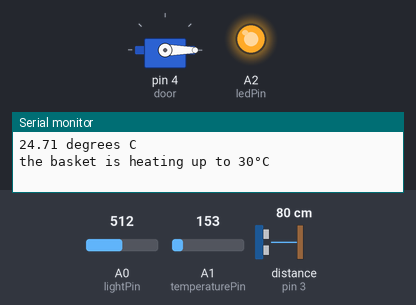
Simulated run of this sketch. Board: Arduino Uno, built with avr-gcc and run on an emulated ATmega328P. On the bench: servo, output pins drawn as LEDs (lit = HIGH), the last lines printed to the serial monitor. Wiring (inferred from the names in the program): ultrasonic range finder: trigger pin 2; echo pin 3. Inputs (shaded band) come from the test bench; at power-on: A1 (temperaturePin) = 153, A0 (lightPin) = 512, distance to the obstacle (sensor on pin 3) 80 cm. The echo pulse lasts 58.3 µs per cm; pins used as bus, display or sensor lines are not drawn.

Above: at 2.3 s.
2.4 s: A1 (temperaturePin) set to 169
6.5 s: A0 (lightPin) set to 682
8.2 s: A0 (lightPin) set to 709
At 9.8 s:
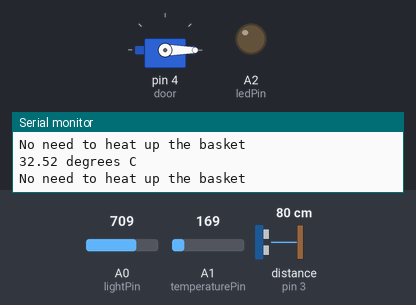
10.5 s: A0 (lightPin) set to 511
At 11.9 s:
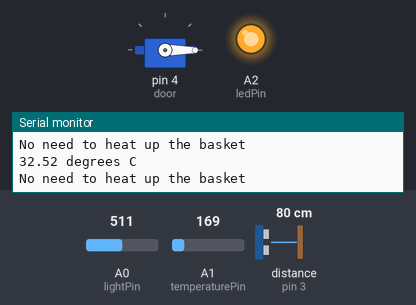
Timing chart, 0 to 13.5 s (numbered marks = the images above; inputs shaded):
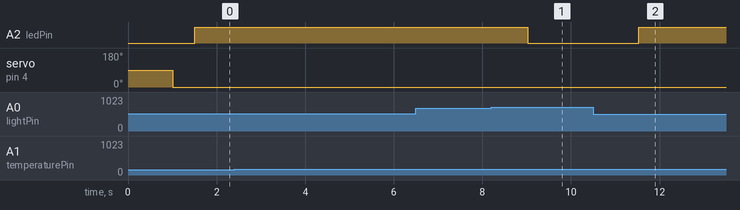

Measured:
- the behaviour switches between 691 and 692 on A0 (lightPin) (found by bisection; images 0 and 1)
- after the input at 8.2 s, A2 (ledPin): HIGH → LOW after 0.83 s
- after the input at 10.5 s, A2 (ledPin): LOW → HIGH after 1.0 s

The sketch:

ConnectedKennel.ino
```cpp
#include <Servo.h>
#include <SPI.h>
#include <Ethernet.h>
#include <Arduino.h>

int lightPin = A0;
int ledPin=A2;

int temperaturePin=A1;

Servo door;

const byte TRIGGER_PIN = 2;
const byte ECHO_PIN = 3;
const unsigned long MEASURE_TIMEOUT = 25000UL; // 25ms = ~8m à 340m/s
const float SOUND_SPEED = 340.0 / 1000;

byte mac[] = { 0x00, 0xAA, 0xBB, 0xCC, 0xDE, 0x19 };   // Be sure this address is unique in your network
//Your secret DevID from PushingBox.com. You can use multiple DevID  on multiple Pin if you want
char DEVID1[] = "v11305D35D6ABD20";

EthernetClient client;
char serverName[] = "api.pushingbox.com";
boolean DEBUG = true;


void setup() {
  door.attach(4);
  door.write(90);

  Serial.begin(115200);

  pinMode(TRIGGER_PIN, OUTPUT);
  digitalWrite(TRIGGER_PIN, LOW);
  pinMode(ECHO_PIN, INPUT);

  pinMode( ledPin, OUTPUT );
/*
  // start the Ethernet connection:
  if (Ethernet.begin(mac) == 0) {
    Serial.println("Failed to configure Ethernet using DHCP");
    // no point in carrying on, so do nothing forevermore:
    while(true);
  }
  else{
    Serial.println("Ethernet ready");
    // print the Ethernet board/shield's IP address:
    Serial.print("My IP address: ");
    Serial.println(Ethernet.localIP());
  }
  // give the Ethernet shield a second to initialize:
  delay(1000);
*/
}
void loop() {

Basket();

Door();

light();

}

void Basket()
{
int reading = analogRead(temperaturePin);

 // converting that reading to voltage, for 3.3v arduino use 3.3
 float voltage = reading * 5.0;
 voltage /= 1024.0;

 // now print out the temperature
 float temperatureC = (voltage - 0.5) * 100 ;  //converting from 10 mv per degree wit 500 mV offset
                                               //to degrees ((voltage - 500mV) times 100)
 Serial.print(temperatureC); Serial.println(" degrees C");

 if (temperatureC > 28)
 {
  Serial.println("No need to heat up the basket");
 }
 if(temperatureC>22 && temperatureC<28)
 {
  Serial.println("the basket is heating up to 30°C");
 }
 if(temperatureC == -50)
 {
  Serial.println("No dog is seated on the basket");
 }

 delay(1000);
}

void Door(){
  digitalWrite(TRIGGER_PIN, HIGH);
  delayMicroseconds(10);
  digitalWrite(TRIGGER_PIN, LOW);

  long measure = pulseIn(ECHO_PIN, HIGH, MEASURE_TIMEOUT);

  float distance_mm = measure / 2.0 * SOUND_SPEED;

  if (distance_mm < 50)
  {
    door.write(0);
    //sendToPushingBox(DEVID1);
  }

  else{
    door.write(0);
  }

  delay(500);

}

void light(){
  int read = analogRead(lightPin);

  analogWrite(ledPin, 300 - (analogRead(lightPin)/4));
  delay(1000);
}

/*
void sendToPushingBox(char devid[]){
  client.stop();
  if(DEBUG){Serial.println("connecting...");}

  if (client.connect(serverName, 80)) {
    if(DEBUG){Serial.println("connected");}

    if(DEBUG){Serial.println("sendind request");}
    client.print("GET /pushingbox?devid=");
    client.print(devid);
    client.println(" HTTP/1.1");
    client.print("Host: ");
    client.println(serverName);
    client.println("User-Agent: Arduino");
    client.println();
  }
  else {
    if(DEBUG){Serial.println("connection failed");}
  }
  */
```
